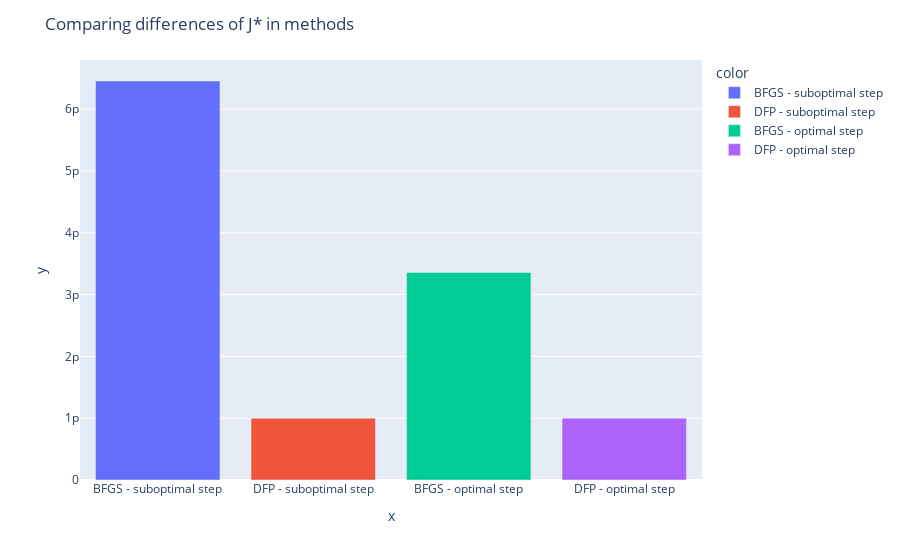

The cell this chart's notebook holds for it:
### Code cell
fig = px.bar(x=method_names,y=diff_opt,color=method_names)
fig.update_layout(title='Comparing differences of J* in methods')

### Figure 1 — Plotly figure (JSON) as saved in the notebook; plotly's stock layout.template omitted (floating-point values rounded to 4 significant figures)
{"data": [{"alignmentgroup": "True", "hovertemplate": "color=BFGS - suboptimal step<br>x=%{x}<br>y=%{y}<extra></extra>", "legendgroup": "BFGS - suboptimal step", "marker": {"color": "#636efa"}, "name": "BFGS - suboptimal step", "offsetgroup": "BFGS - suboptimal step", "orientation": "v", "showlegend": true, "textposition": "auto", "type": "bar", "x": ["BFGS - suboptimal step"], "xaxis": "x", "y": [6.457e-12], "yaxis": "y"}, {"alignmentgroup": "True", "hovertemplate": "color=DFP - suboptimal step<br>x=%{x}<br>y=%{y}<extra></extra>", "legendgroup": "DFP - suboptimal step", "marker": {"color": "#EF553B"}, "name": "DFP - suboptimal step", "offsetgroup": "DFP - suboptimal step", "orientation": "v", "showlegend": true, "textposition": "auto", "type": "bar", "x": ["DFP - suboptimal step"], "xaxis": "x", "y": [1e-12], "yaxis": "y"}, {"alignmentgroup": "True", "hovertemplate": "color=BFGS - optimal step<br>x=%{x}<br>y=%{y}<extra></extra>", "legendgroup": "BFGS - optimal step", "marker": {"color": "#00cc96"}, "name": "BFGS - optimal step", "offsetgroup": "BFGS - optimal step", "orientation": "v", "showlegend": true, "textposition": "auto", "type": "bar", "x": ["BFGS - optimal step"], "xaxis": "x", "y": [3.359e-12], "yaxis": "y"}, {"alignmentgroup": "True", "hovertemplate": "color=DFP - optimal step<br>x=%{x}<br>y=%{y}<extra></extra>", "legendgroup": "DFP - optimal step", "marker": {"color": "#ab63fa"}, "name": "DFP - optimal step", "offsetgroup": "DFP - optimal step", "orientation": "v", "showlegend": true, "textposition": "auto", "type": "bar", "x": ["DFP - optimal step"], "xaxis": "x", "y": [1e-12], "yaxis": "y"}], "layout": {"barmode": "relative", "legend": {"title": {"text": "color"}, "tracegroupgap": 0}, "margin": {"t": 60}, "title": {"text": "Comparing differences of J* in methods"}, "xaxis": {"anchor": "y", "domain": [0, 1], "title": {"text": "x"}}, "yaxis": {"anchor": "x", "domain": [0, 1], "title": {"text": "y"}}}}
